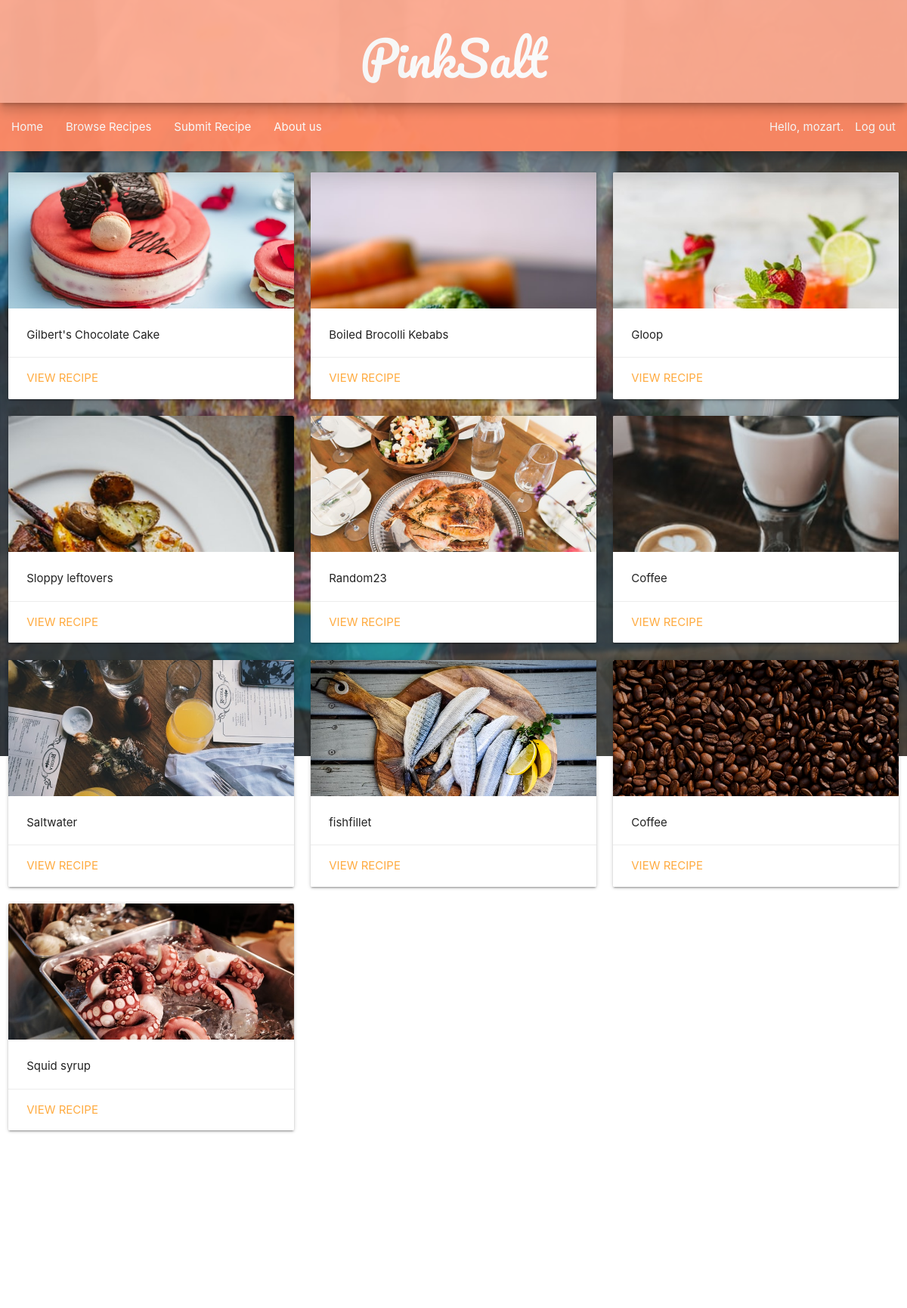
/recipe/browse (signed in), run on the app's committed database.
### recipes/models.py (models this page shows, shortened)
class Recipe(models.Model):
	title=models.CharField(max_length=100)
	date=models.DateField(auto_now_add=True)
	time=models.DurationField('Cooking Time')
	serves=models.BigIntegerField('Serves')
	ingredients=models.TextField('Ingredients')
	directions=models.TextField('Cooking Directions')
	category=models.CharField(max_length=40,choices=CATEGORY)
	coverimage=models.ImageField(upload_to='coverimages/')
	user=models.ForeignKey(User,blank=True,null=True,on_delete=models.CASCADE)

### recipes/views.py (the view)
# urls.py: path('browse',RecipeList.as_view(),name='show-recipes'),]
class RecipeList(ListView):
	model=Recipe
	context_object_name='all_recipes'

### recipes/templates/recipes/recipe_list.html (shortened to what this page needs)
{%extends 'base.html' %}
{% block content %}
<div class="row recipes ">
{% for i in all_recipes %}
	<div class="row recipes ">
    <div class="col s12 m4">
      <div class="card small">
        <div class="card-image">
          <img src="{{i.coverimage.url}}">
        </div>
        <div class="card-content">
          <p>{{i.title}}</p>
        </div>
        <div class="card-action">
          <a href="browse/{{i.id}}">View recipe</a>
        </div>
      </div>
    </div>
{%endfor%}
{%endblock content %}

### pink_salt_site/templates/base.html (shortened to what this page needs)
{% load static %}
<html>
<link rel="stylesheet" type="text/css" href="{% static 'style.css' %}">
<link rel="stylesheet" href="https://cdnjs.cloudflare.com/ajax/libs/materialize/1.0.0/css/materialize.min.css">
<div class="row deep-orange lighten-3 z-depth-3" id="head" >
    <div class ="col s6 offset-s3  " id="sitetitle" > <h1 class="white-text" id="title">PinkSalt</h1> </div>
</div>
    <nav class="row deep-orange lighten-2 z-depth-5">
    <div class="nav-wrapper">
    <ul class="left">
        <li><a href="/">Home</a></li>
    <li> <a href="/recipe/browse">Browse Recipes</a> </li>
    <li><a href="/recipe/">Submit Recipe</a></li>
    <li> <a href="/about">About us</a></li>
    </ul>
        <ul class="right">
  {% if user.is_authenticated %}
    <li>Hello, {{user.username}}.</li><li><a href="{% url 'logout' %}?next=/">Log out </a></li>
   {% else %}
    <li><a href="{% url 'login' %}?next=/">Login/Register</a></li>
    {% endif %}
    </ul>
    </div>
    </nav>
{% block content %}
{% endblock content %}
</html>

### pink_salt_site/static/style.css (style rules this page uses)
#head { position: relative; z-index:3; opacity: 95%; margin:0; }
#sitetitle { top:0; text-align: center; }
#title { font-family: 'Pacifico', cursive; z-index:3; }
nav { position: sticky; top:0; z-index:2; opacity:95%; }

### data on the page
Recipe: coverimage (picture), title "Gilbert's Chocolate Cake"
Recipe: coverimage (picture), title "Boiled Brocolli Kebabs"
Recipe: coverimage (picture), title "Gloop"
Recipe: coverimage (picture), title "Sloppy leftovers"
Recipe: coverimage (picture), title "Random23"
Recipe: coverimage (picture), title "Coffee"
Recipe: coverimage (picture), title "Saltwater"
Recipe: coverimage (picture), title "fishfillet"
Recipe: coverimage (picture), title "Coffee"
Recipe: coverimage (picture), title "Squid syrup"

### other printed values
{{ user.username }} "mozart"
